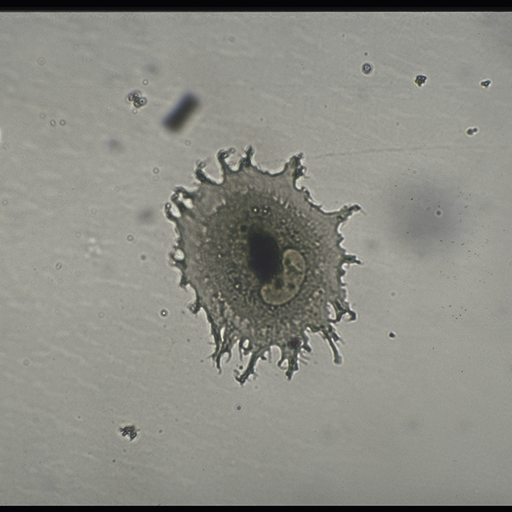
%> input picture celula#1.png, 512 x 512 px
$ octave --eval "result = get_info(imread('celula#1.png'));"   (GNU Octave 9; MATLAB toolbox functions it lacks are replaced by stand-ins)
%> lines starting %> are read from the running program, lines starting %| are printed output that depends on the picture
### my_norm.m
function norm = my_norm(image)
% MY_NORM - normaliza a imagem introduzida, ou seja, os valores dos pixels
% da imagem ficam compreendidos entre 0 e 1

% Chamada da função:
%     norm = my_norm(image)

% Variáveis de entrada:
%     image: imagem pré-processada através de rgb2gray

% Variáveis de saída:
%     norm: imagem normalizada


% Outras variáveis locais:
%     minimo: valor minimo da matriz correspondente à imagem introduzida
%     maximo: valor maximo da matriz correspondente à imagem introduzida

% Objetivo:  normaliza a imagem introduzida, ou seja, os valores dos pixels
% da imagem passam a estar compreendidos entre os valores 0 e 1

image = double(image);
minimo = my_min(image(:));
maximo = my_max(image(:));

norm = (image - minimo)/(maximo - minimo);
end

### my_min.m
function minimo = my_min(vetor)
% MY_MIN - calcula o valor m韓imo de um vetor
%
% Chamada da fun玢o:
%     minimo = my_min(vetor)

% Vari醰eis de entrada:
%     vetor: vetor de entrada

% Vari醰eis de sa韉a:
%     minimo: valor m韓imo dos valores correspondentes ao vetor introduzido


% Outras vari醰eis locais:
%     i:

% Objetivo: calcular o valor m韓imo de entre os valores de um determinado
% vetor introduzido

minimo = vetor(1);
for i = 1:numel(vetor)
    if vetor(i)<minimo
        minimo = vetor(i);
    end
end
end

### my_max.m
function maximo = my_max(vetor)
% MY_MAX - calcula o valor máximo de um vetor
%
% Chamada da função:
%     maximo = my_max(vetor)

% Variáveis de entrada:
%     vetor: vetor de entrada

% Variáveis de saída:
%     maximo: valor máximo do vetor introduzido

% Objetivo: identificar o valor máximo entre os valores correspondentes a
% um determinado vetor introduzido
maximo = vetor(1);
for i = 1:numel(vetor)
    if vetor(i)>maximo
        maximo = vetor(i);
    end
end
end

### my_deriv.m
function der = my_deriv(image,tipo)
% MY_DERIV - calcula a derivada da imagem, mostra a variação de
%           luminusidade entre os pixels
%
% Chamada da função:
%     der = my_deriv(IMAGE,tipo)

% Variáveis de entrada:
%     IMAGE: imagem pré-processada através de rgb2gray e normalização
%     tipo: depende do local onde a função for utilizada, é 1 e 2 para a
%           função cont e 3 para a função get_info

% Variáveis de saída:
%     der: imagem derivada

% Outras variáveis locais:
%     derx: matriz de zeros
%     dery: matriz de zeros

% Objetivo: calcular a derivada de primeira ordem de cada ponto da imagem introduzida ao longo de cada linha e coluna

[i j] = size(image);
derx = zeros(i,j);
dery = zeros(i,j);
for m = 2:i-1
    for n = 2:j-1
        derx(m,n) = (image(m+1,n)-image(m-1,n))/2;
        dery(m,n) = (image(m,n+1)-image(m,n-1))/2;
    end
end

%Switch permite output de três derivadas diferentes
switch tipo
    case 1
        der = derx;
    case 2
        der = dery;
    case 3
        der = (derx + dery)/2;
end

end

### get_info.m
function imagetext = get_info(imagergb)
% GET_INFO - fornece o valor de intensidade de um pixel escolhido e o
% valor máximo e mínimo da derivada
%
% Chamada da função:
%     y = get_info(image, p)

% Variáveis de entrada:
%     imagergb: imagem rgb

% Variáveis de saída:
%     imagetext: imagem com o texto aplicado

% Outras variáveis locais:
%     cx: abcissa de um ponto da imagem
%     cy: ordenada de um ponto da imagem
%     r: valor da intensidade de vermelho do pixel escolhido
%     g: valor da intensidade de verde do pixel escolhido
%     b: valor da intensidade de azul do pixel escolhido
%     der: derivada da imagem
%     max: máximo da derivada
%     min: mínimo da derivada
%     comando: comando que armazena informações das decisões do utilizador
%     per: pergunta feita ao utilizador


% Objetivo: colocar a intensidade de um pixel escolhido pelo utilizador e
% os valores mínimo e máximo da derivada na imagem inicial


    img = rgb2gray(imagergb);
    img = my_norm(img);
    der = my_deriv(img,3);
    max = my_max(der);
    min = my_min(der);

    [i j] = size(img);

    comando = 1;
    imagetext = imagergb;
    r = 0;
    while comando == 1

            imshow(imagetext)
            title('Escolha um pixel')
            [cx,cy] = ginput(1);

            % Caso os pontos estejam muito à direita contatena-se uma
            % matriz para ser possível ler o texto
            if j-cx < 160 && r~=1
                extra = cat(3, ones(i,160), ones(i,160), ones(i,160));
                imagetext = [imagetext extra];
                %r impede que a concatenação ocorra mais que uma vez
                r = 1;
            end

            r = double(imagergb(floor(cy),floor(cx),1));
            g = double(imagergb(floor(cy),floor(cx),2));
            b = double(imagergb(floor(cy),floor(cx),3));

            t = ['R: ' num2str(r) ' G: ' num2str(g) ' B: ' num2str(b)];

            imagetext = insertText(imagetext, [cx cy], t, 'boxopacity', 0.4, 'fontsize', 15);

            per = {'Pretende colocar mais intensidades?'};
                lista = {'Sim' 'Não'};
            comando = listdlg('PromptString',per, 'SelectionMode', 'single','ListSize',[350,250],'ListString',lista);

    end


    t = ['Derivada máxima - ' num2str(max) '        Derivada mínima - ' num2str(min)];
    imagetext = insertText(imagetext, [40,10], t, 'boxopacity', 0, 'fontsize',15);

end
%> in my_min, `minimo = vetor(1);`: minimo = 5
%> the loop in my_max, `for i = 1:numel(vetor)` made 262144 passes
%> maximo on passes 7, 8, 9, 11, 12, 13, 14: 6, 17, 18, 34, 58, 132, 153
%> after the loop in my_max, `for i = 1:numel(vetor)`: maximo = 247
%> after the loop in my_deriv, `for m = 2:i-1`:
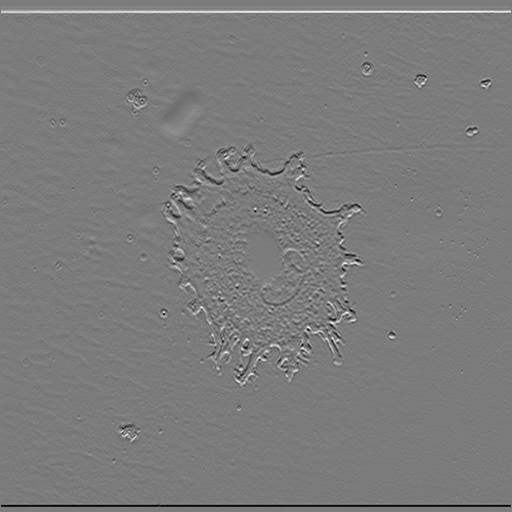
%> derx: size 512x512 double; min -0.302, max 0.318, mean 2.17e-19; drawn with min black and max white
%> after the loop in my_deriv, `for m = 2:i-1`:
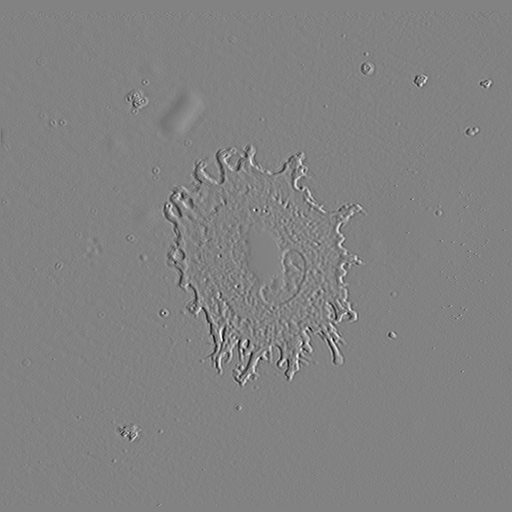
%> dery: size 512x512 double; min -0.331, max 0.316, mean -1.81e-05; drawn with min black and max white
%> in my_deriv, `der = (derx + dery)/2;`:
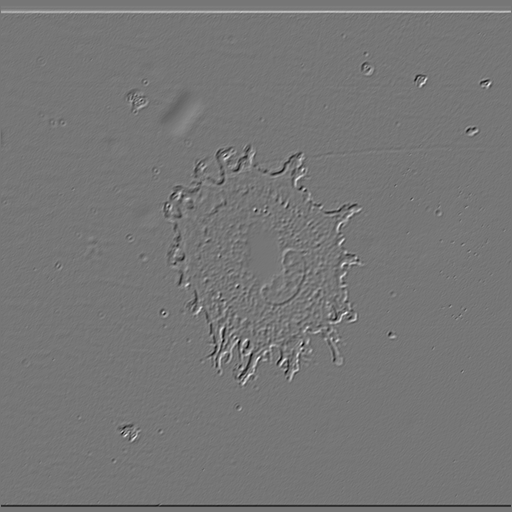
%> der: size 512x512 double; min -0.221, max 0.254, mean -9.04e-06; drawn with min black and max white
%> in get_info, `max = my_max(der);`: max = 0.254
%> (the run ends here)
